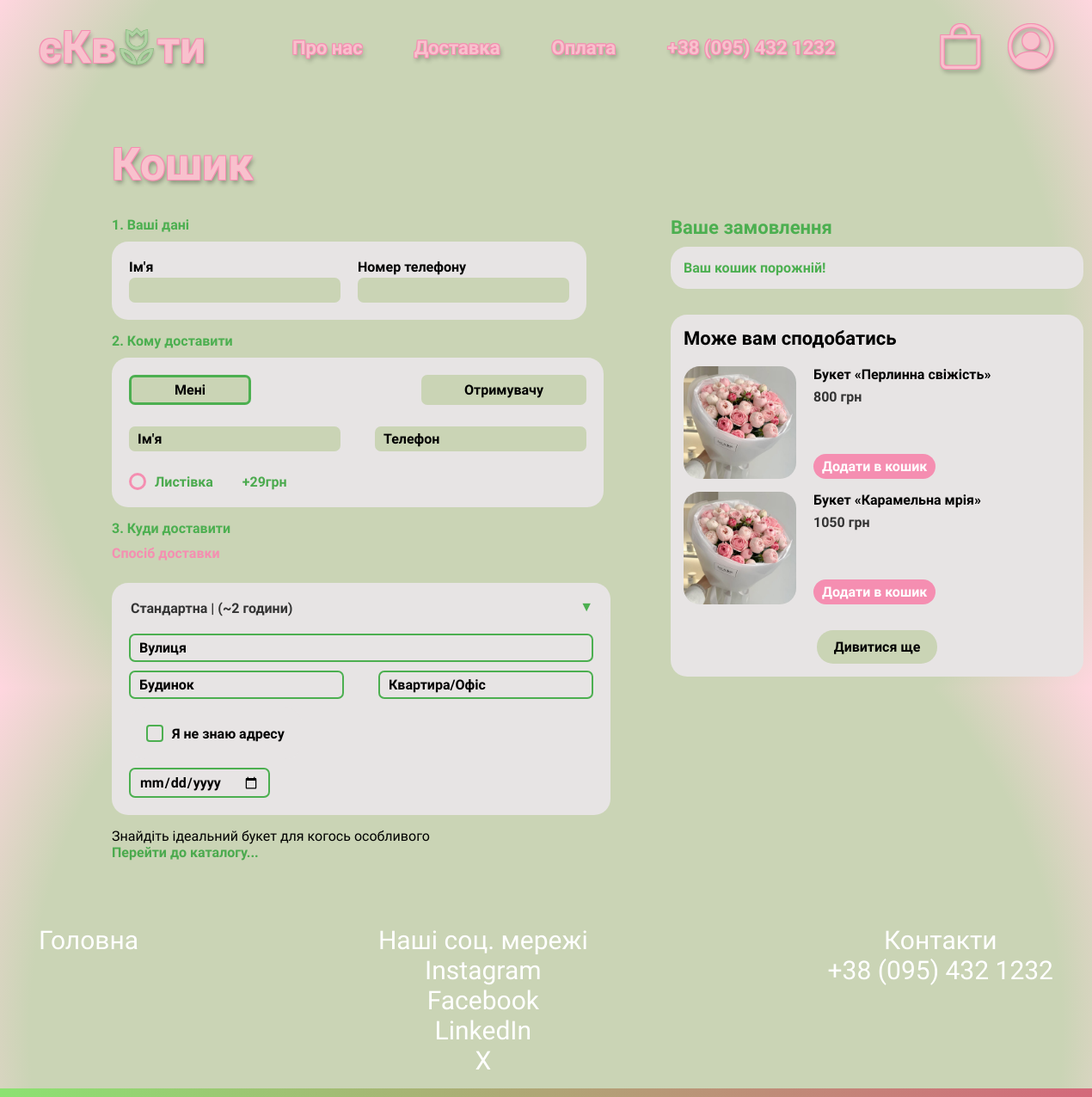
/cart/ (signed in), run on the app's committed database.
### shop/models.py (models this page shows, shortened)
class Bouquet(models.Model):
    name = models.CharField(max_length=100, verbose_name="Назва букета")
    flowers = models.ManyToManyField(FlowerType, related_name="bouquets", verbose_name="Квіти у складі")
    composition = models.TextField(verbose_name="Склад")
    description = models.TextField(verbose_name="Опис")
    price = models.DecimalField(max_digits=8, decimal_places=2, verbose_name="Ціна")
    new_price = models.DecimalField(max_digits=8, decimal_places=2, null=True, blank=True, verbose_name="Нова ціна")
    image = models.ImageField(upload_to="bouquets/", verbose_name="Зображення")

### cart/views.py (the view, shortened to what this page needs)
# urls.py: path('', views.cart, name='cart'),
@login_required(login_url='shop:home')
def cart(request):
    cart = Cart(request)
    order_form = OrderForm(request.POST or None)
    bouquets = list(Bouquet.objects.all())
    try:
        suggested = sample(bouquets, 2)
    except ValueError:
        suggested = bouquets
    return render(request, 'cart/cart.html', {
        'cart': cart,
        'suggested': suggested,
        'order_form': order_form,
    })

### cart/cart.py (called while the page is built)
    def __len__(self):
        return sum(item['quantity'] for item in self.cart.values())

### cart/context_processors.py (called while the page is built)
def cart(request):
    return {'cart': Cart(request)}

### templates/cart/cart.html (shortened to what this page needs)
{% extends "shop/base.html" %}
{% block css_links %}
{% load static %}
<link rel="stylesheet" href="{% static "cart/css/cart.css" %}">
{% endblock css_links %}
{% block content %}
    <main class="main">
        <p class="main-word">Кошик</p>
        <div class="content">
            <form class="order-data" method="POST" action="{% url "cart:cart" %}">
                <div class="user-data">
                    <p class="user-data-word">1. Ваші дані</p>
                    <div class="user-data-form">
                        <div class="inputs">
                            <div class="input-name">
                                <span>Ім'я</span>
                                {{order_form.user_name}}
                            </div>
                            <div class="input-tel">
                                <span>Номер телефону</span>
                                {{order_form.user_tel}}
                            </div>
                        </div>
                    </div>
                </div>
                <div class="add-info">
                    <p class="add-info-word">2. Кому доставити</p>
                    <div class="form-box">
                        <div class="toggle-buttons">
                            <button type="button" name="delivery_to_me" class="active">Мені</button>
                            <button type="button" name="delivery_to_other">Отримувачу</button>
                        </div>
                        <div class="inputs">
                            <div class="row">
                                {{order_form.recipient_name}}
                                {{order_form.recipient_phone}}
                            </div>
                        </div>
                        <div class="checkbox">
                            {{order_form.add_card}}
                            <label for="card">Листівка <span class="price">+29грн</span></label>
                        </div>
                    </div>
                </div>
                <div class="delivery">
                    <p class="delivery-word">3. Куди доставити</p>
                    <div class="delivery-options">
                        <p class="subtitle">Спосіб доставки</p>
                        <div class="delivery-box active">
                            <div class="select-wrapper">
                                {{ order_form.delivery_method }}
                            </div>
                            <div class="inputs">
                                {{order_form.street}}
                                <div class="row">
                                    {{order_form.house}}
                                    {{order_form.apartment}}
                                </div>
                                <label class="checkbox">
                                    {{order_form.unknown_address}} Я не знаю адресу
                                </label>
                                <div class="row">
                                    {{order_form.date}}
                                </div>
                            </div>
                        </div>
                    </div>
                </div>
                {% if cart|length >= 1 %}
                <div class="submit-order">
                    <button class="submit-order-btn" name='proceed-to-checkout' type='submit'>
                            Оформити замовлення
                    </button>
                </div>
                {% else %}
                <div class="submit-order">
                    <p>Знайдіть ідеальний букет для когось особливого</p>
                    <a href="{% url "shop:main" %}">Перейти до каталогу...</a>
                </div>
                {% endif %}
            </form>
            <section class="order-content">
                <div class="order">
                    <p class="order-content-word">Ваше замовлення</p>
                    <div class="order-content-items">
                        {% if cart %}
                            <div class="items">
                                {% for item in cart %}
                                    <div class="item">
                                        <div class="item-details">
                                            <div class="img">
                                                <img src="{{ item.bouquet.image.url }}" alt="{{ item.bouquet.name }}" class="item-image">
                                            </div>
                                            <div class="details">
                                                <div class="flower-details">
                                                    <p class="item-name">Букет {{item.bouquet.name }}</p>
                                                    <form class="quantity-form" method="POST" action="{% url "cart:cart" %}">
                                                        {% csrf_token %}
                                                        <button type="submit" name="decrease" class="minus-btn">−</button>
                                                        <input type="number" name="quantity" class="number" value="{{item.quantity}}" min="1" readonly>
                                                        <input type="hidden" name="bouquet_id" value="{{item.bouquet.id}}">
                                                        <button type="submit" name="increase" class="plus-btn">+</button>
                                                    </form>
                                                </div>
                                                <div class="flower-price">
                                                    <span class="price">{{item.price|floatformat:0}} грн</span>
                                                </div>
                                            </div>
                                        </div>
                                        <div class="remove">
                                            <form action="{% url "cart:cart" %}" method="POST" class="remove-form">
                                                {% csrf_token %}
                                                <input type="hidden" name="bouquet_id" value="{{item.bouquet.id}}">
                                                <button type='submit' name="remove" class="remove-btn">×</button>
                                            </form>
                                        </div>
                                    </div>
                                {% endfor %}
                            </div>
                            <div class="total">
                                <span>Загальна вартість:</span>
                                <span class="price">{{ cart.get_total_price|floatformat:0 }} грн</span>
                            </div>
                        {% else %}
                            <div class="total">
                                <p class="empty">Ваш кошик порожній!</p>
                            </div>
                        {% endif %}
                    </div>
                </div>
                <div class="suggestions">
                    <p class="suggestions-word">Може вам сподобатись</p>
                    <div class="suggested-items">
                        {% for bouquet in suggested %}
                            <div class="suggested-item">
                                <img src="{{bouquet.image.url}}" alt="{{bouquet.name}}" class="suggested-item-image">
                                <div class="item-details">
                                    <div class="item-text">
                                        <p class="item-name">Букет {{bouquet.name}}</p>
                                        <div class="product-price">
                                            {% if bouquet.new_price %}
                                                <span class="old-price">{{ bouquet.price|floatformat:0 }} грн</span>
                                                <span class="new-price">{{ bouquet.new_price|floatformat:0 }} грн</span>
                                                <span class="discount-badge">-{{ bouquet.discount|floatformat:0 }}%</span>
                                            {% else %}
                                                <span class="new-price">{{ bouquet.price|floatformat:0 }} грн</span>
                                            {% endif %}
                                        </div>
                                    </div>
                                    <form class="add-to-cart-form" method="post" action="{% url "cart:cart" %}">
                                        <button type="submit" name="add-to-cart" class="add-to-cart-btn">Додати в кошик</button>
                                    </form>
                                </div>
                            </div>
                        {% endfor %}
                    </div>
                    <div class="btn">
                        <a href="{% url "shop:main" %}">
                            <button>Дивитися ще</button>
                        </a>
                    </div>
                </div>
            </section>
        </div>
    </main>
{% endblock content %}

### static/shop/css/base.css (style rules this page uses)
:root { --fs-logo: 52px; --fs-nav-info: 22px; --fs-nav-icons: 52px; --fs-footer-list: 30px; --ff: 'Montserrat Alternates', sans-serif; }
body { -ms-overflow-style: none; scrollbar-width: none; background: radial-gradient(circle, #CAD4B5 10%, #CAD4B5 80%, #ffd6df 100%); height: 100vh; width: 100%; font-family: var(--ff); overflow-x: hidden; background-size: cover; }
*, *::before, *::after { box-sizing: border-box; margin: 0; padding: 0; text-decoration: none; list-style: none; outline: none; border: none; }

### data on the page
Bouquet: image (picture), name "«Перлинна свіжість»", price "800"
Bouquet: image (picture), name "«Карамельна мрія»", price "1050"
